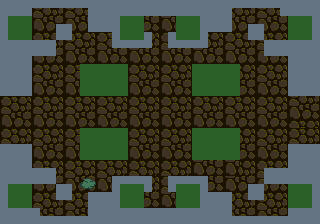

The image is a tile-based game level rendered from a .tmx file. Its description and source (layers, tilesets, objects; grid data summarised) follow:
An orthogonal 40x28 tile map with 8x8 px tiles, 4 tile layers (gfx, walls, heals, spikes) and 8 objects (4x Switch, 2x Enemy, Item, Door).

<map version="1.10" tiledversion="1.10.2" orientation="orthogonal" renderorder="right-down" width="40" height="28" tilewidth="8" tileheight="8" infinite="0" nextlayerid="6" nextobjectid="15">
 <tileset firstgid="1" source="forest-temple.tsx" />
 <layer id="1" name="gfx" width="40" height="28">
  <data>[1120 cells, 1120 non-empty, 69 distinct tile ids]</data>
 </layer>
 <layer id="2" name="walls" width="40" height="28">
  <data>[1120 cells, 342 non-empty, 1 distinct tile ids]</data>
 </layer>
 <layer id="5" name="heals" width="40" height="28">
  <data>[1120 cells, 72 non-empty, 1 distinct tile ids]</data>
 </layer>
 <layer id="3" name="spikes" width="40" height="28">
  <data>[1120 cells, 96 non-empty, 1 distinct tile ids]</data>
 </layer>
 <objectgroup id="4" name="objs">
  <object id="1" name="Orc" type="Enemy" x="160" y="64">
   <properties>
    <property name="walk" value="D400,U400" />
   </properties>
   <point />
  </object>
  <object id="2" name="Goblin" type="Enemy" x="224" y="112">
   <properties>
    <property name="walk" value="L500,R500" />
   </properties>
   <point />
  </object>
  <object id="7" name="Sword" type="Item" x="104" y="180">
   <point />
  </object>
  <object id="8" name="Switch" type="Switch" x="192" y="112">
   <properties>
    <property name="event_id" type="int" value="2" />
   </properties>
   <point />
  </object>
  <object id="9" name="Switch" type="Switch" x="160" y="144">
   <properties>
    <property name="event_id" type="int" value="2" />
   </properties>
   <point />
  </object>
  <object id="10" name="Switch" type="Switch" x="128" y="112">
   <properties>
    <property name="event_id" type="int" value="2" />
   </properties>
   <point />
  </object>
  <object id="11" name="Switch2" type="Switch" x="160" y="80">
   <properties>
    <property name="event_id" type="int" value="2" />
   </properties>
   <point />
  </object>
  <object id="12" name="DoorV" type="Door" x="296" y="120">
   <point />
  </object>
 </objectgroup>
</map>
